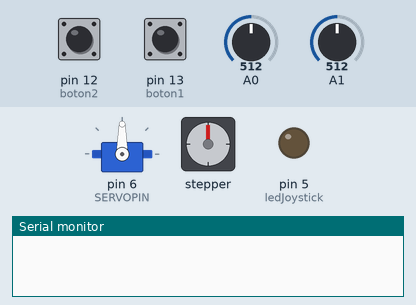
The sketch below on a simulated Arduino Uno, built with avr-gcc and run on an emulated ATmega328P. On the bench: servo, stepper motor, output pins drawn as LEDs (lit = HIGH), the last lines printed to the serial monitor. The test bench sets the inputs (shaded band); at power-on: pin 13 (boton1) HIGH, pin 12 (boton2) HIGH, A0 = 512, A1 = 512. Stepper angles assume 360 steps per turn.

Above: at 1.2 s.
1.3 s: pin 13 (boton1) pulled LOW for 0.15 s
At 2.0 s:
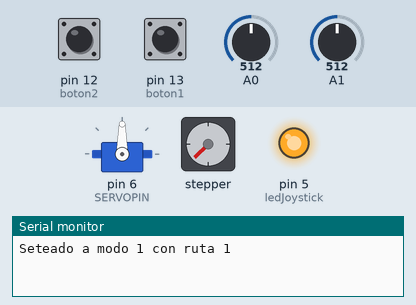
4.3 s: pin 12 (boton2) pulled LOW for 0.15 s
At 5.2 s:
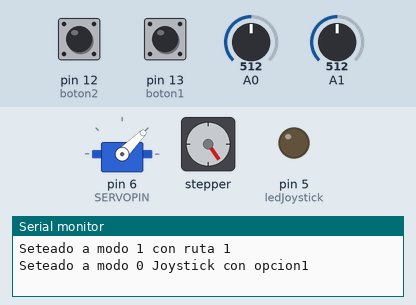
5.9 s: pin 13 (boton1) pulled LOW for 1 s
At 6.05 s:
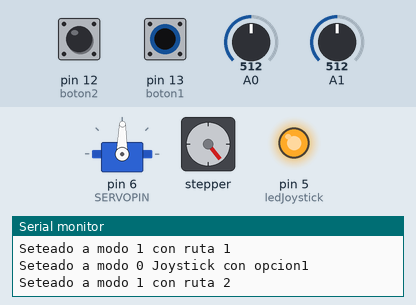
8.9 s: pin 12 (boton2) pulled LOW for 1 s
At 9.3 s:
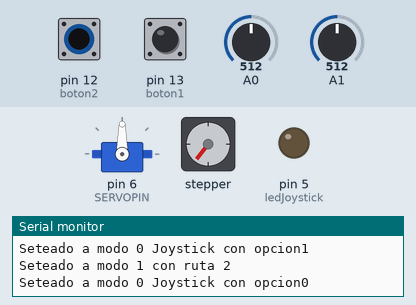
11.4 s: A0 set to 583
12.9 s: A0 set to 612
At 13.35 s:
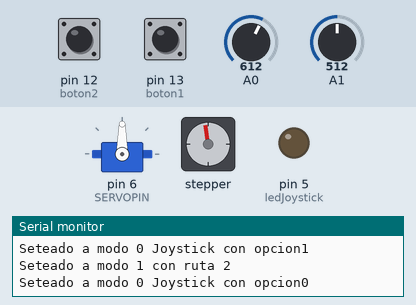
Timing chart, 0 to 16.9 s (numbered marks = the images above; inputs shaded):
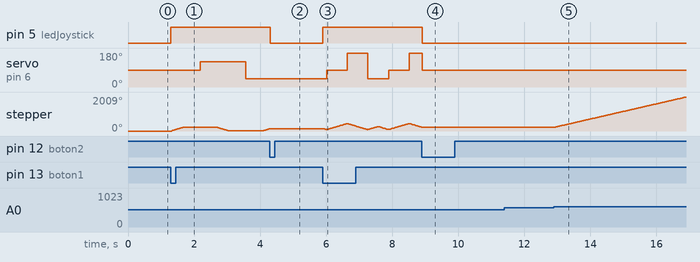

Measured:
- the behaviour switches between 600 and 601 on A0 (found by bisection; images 4 and 5)
- after the input at 1.3 s, pin 5 (ledJoystick): LOW → HIGH at once; servo on pin 6 (SERVOPIN): 90° → 135° after 0.89 s, → 45° 1.4 s later; stepper: turns 225° clockwise in 0.36 s, then 220° counter-clockwise in 0.38 s, then 140° clockwise in 0.23 s
- after the input at 4.3 s, pin 5 (ledJoystick): HIGH → LOW at once; servo on pin 6 (SERVOPIN): stays 45° (without the input it goes to 135° after 0.65 s); stepper: stays 145° (without the input it goes to 160° after 0.02 s)
- after the input at 5.9 s, pin 5 (ledJoystick): LOW → HIGH at once; servo on pin 6 (SERVOPIN): 45° → 89° after 0.12 s, → 180° 0.62 s later, → 45° 0.62 s later, → 89° 0.62 s later, … (5 changes in this stretch)
- after the input at 8.9 s, pin 5 (ledJoystick): HIGH → LOW at once
- after the input at 11.4 s, every drawn part: stays the same
- after the input at 12.9 s, stepper: keeps turning clockwise at about 448°/s, starting at once

The sketch:

TrabajoFinalCodigo.ino
```cpp
/*
 Guia para blutuh:
 */


#include <Servo.h>
#include <Stepper.h>
#include <SoftwareSerial.h>
SoftwareSerial BTserial(2, 3);


//Inicializacion de variables principales
//-----servo
const int SERVOPIN = 6;
int servoY;
int y;
Servo servoMot;

//-----stepper


int x;

//botones
int boton1 = 13;
int boton2 = 12;

int estadoFuncion = 0;
int ultimoEstado = 0;

/*
* estado 0 -> Joystick
* estado 1 -> Rutas
* estado 2 -> Sensores
* estado 3 -> Bluetooth
*/

//Variable para las funciones
int ruta = 0;
int opcion = 0;
char blueEstado = ' ';
int t = 0;
int aumento = 1;
int pasito = 1;
int ledJoystick = 5;
int anguloActual = 90;


//-----stepper
const int stepPerRevolution = 360;
Stepper small_stepper(stepPerRevolution, 8, 10, 9, 11);


void setup() {
  //-----stepper
  small_stepper.setSpeed(100); //velocidad del stepper

  //-----servo
  servoMot.attach(SERVOPIN);//pasamos el numero de pin al servo
  Serial.begin(9600);

  //-----bluetooth
  BTserial.begin(9600);

  //-----botones
  pinMode( boton1, INPUT_PULLUP );
  pinMode( boton2, INPUT_PULLUP );
  pinMode( ledJoystick, OUTPUT );
}


void loop() {
  //Definir el estado
  definirEstado();

  switch (estadoFuncion){
    case 0:
      if(opcion == 0){funcionJoystick();}
      if(opcion == 1){funcionBluetooth();}
      break;

    case 1:
      funcionRutas();
      break;

    default:
    Serial.println("Hubo un error, no deberia llega aca");
    break;
  }

}


 //Esta funcion hace que el motor se controle por Joystick
void funcionJoystick(){
  //-----stepper
  x = analogRead(A0); // lee el valor del eje x
  //Serial.println(x);
  if(x < 450) {small_stepper.step(-1);} //izquierda
  if(x > 600) {small_stepper.step( 1);} //derecha

  //-----servo
  y = analogRead(A1);
  servoY = map(y, 0, 1023, -2, 2);
  anguloActual +=  servoY;

  if (anguloActual>180) { anguloActual=180; }
  if (anguloActual<0) { anguloActual=0; }
  //Serial.println( anguloActual );
  servoMot.write(anguloActual);
}


void funcionRutas(){

  switch (ruta)
  {

  /*
  Ruta 0
    Movimiento Diagonal
  */
  case 0:
    //Movimiento en Y
    servoMot.write( t );

    //Movimiento en X
    small_stepper.setSpeed(50);
    small_stepper.step(-aumento*4);

    if (t>180 || t<0){ aumento *= -1; }
    t += aumento;

    break;


  /*
  Ruta 1
    Cuadrado Piiola
  */
  case 1:
    if ( t>0 && t<=45 ){
      small_stepper.step(aumento*5);
    } else if ( t > 90 && t<135 ){
      small_stepper.step(-aumento*5);
    }

    if ( t==45 ){
      delay(500);
      servoMot.write( 135 );
      delay(500);
    } else  if ( t==135 ) {
      delay(500);
      servoMot.write( 45 );
      delay(500);
    }

    aumento = 1;
    if (t>180 || t<0){ t = 0; }
    t += aumento;
    break;


  /*
  Ruta 2
    "Cosa"
  */
  case 2:
    if ( t<45 ){
      small_stepper.step(-aumento*4);
    } else if ( t<90 ){
      servoMot.write( t );
    } else if ( t<180 ){
      small_stepper.step(aumento*4);
    } else {
      servoMot.write( t );
    }

    if (t>180 || t<0){ aumento *= -1; }
    t += aumento;
    break;

  default:
    Serial.println("No deberias estar aca");
    break;
  }
}


void funcionBluetooth(){
  if(Serial.available()>0){
    blueEstado = Serial.read();
    BTserial.print(blueEstado);
  }

  if (BTserial.available()>0){
    blueEstado = BTserial.read();
    Serial.print(blueEstado);
  }

  switch(blueEstado){
    case '0': //Izquierda
    small_stepper.step(-30);
    blueEstado = ' ';
    break;

    case '1': //Derecha
    small_stepper.step(30);
    blueEstado = ' ';
    break;

    case '2': //Arriba
    anguloActual += 20;
    servoMot.write(anguloActual);
    blueEstado = ' ';
    break;

    case '3': //Abajo
    anguloActual -= 20;
    servoMot.write(anguloActual);
    blueEstado = ' ';
    break;

    default:
    break;
  }

}


//Definir el estadoFuncion
//ademas de encender los leds respectivo
void definirEstado(){

  if ( digitalRead(boton2)==0 && ultimoEstado!=0 ){
    estadoFuncion = 0;
    anguloActual = 90;
    digitalWrite( ledJoystick, LOW );

    if ( opcion<1 ){opcion+=1;}
    else {opcion=0;}

    Serial.println("Seteado a modo 0 Joystick con opcion" + (String)opcion);
  }

  else if ( digitalRead(boton1)==0 && ultimoEstado!=1 ){
    estadoFuncion = 1;
    digitalWrite( ledJoystick, HIGH );
    if ( ruta<2 ){
      ruta+=1;
    } else {
      ruta =0;
    }
    Serial.println("Seteado a modo 1 con ruta " + (String)ruta);

  }

  ultimoEstado = estadoFuncion;

}
```
